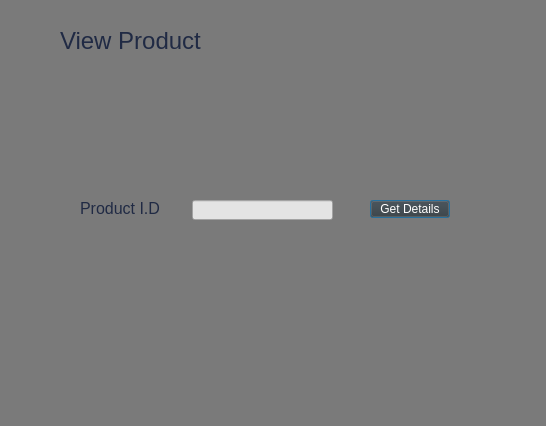
<?xml version="1.0" encoding="UTF-8"?>
<ui version="4.0">
 <class>ViewProduct</class>
 <widget class="QDialog" name="ViewProduct">
  <property name="geometry">
   <rect>
    <x>0</x>
    <y>0</y>
    <width>546</width>
    <height>426</height>
   </rect>
  </property>
  <property name="windowTitle">
   <string>Dialog</string>
  </property>
  <property name="styleSheet">
   <string notr="true">background-color: rgb(122, 122, 122);</string>
  </property>
  <widget class="QLineEdit" name="lineEdit">
   <property name="geometry">
    <rect>
     <x>192</x>
     <y>200</y>
     <width>141</width>
     <height>20</height>
    </rect>
   </property>
   <property name="styleSheet">
    <string notr="true">background-color: rgb(228, 228, 228);</string>
   </property>
  </widget>
  <widget class="QPushButton" name="pushButton">
   <property name="geometry">
    <rect>
     <x>370</x>
     <y>200</y>
     <width>80</width>
     <height>18</height>
    </rect>
   </property>
   <property name="cursor">
    <cursorShape>PointingHandCursor</cursorShape>
   </property>
   <property name="styleSheet">
    <string notr="true">background-color: rgb(55, 55, 55);
color: rgb(255, 255, 255);</string>
   </property>
   <property name="text">
    <string>Get Details</string>
   </property>
  </widget>
  <widget class="QLabel" name="label">
   <property name="geometry">
    <rect>
     <x>60</x>
     <y>30</y>
     <width>161</width>
     <height>21</height>
    </rect>
   </property>
   <property name="font">
    <font>
     <pointsize>18</pointsize>
    </font>
   </property>
   <property name="styleSheet">
    <string notr="true">color: rgb(32, 42, 68);</string>
   </property>
   <property name="text">
    <string>View Product</string>
   </property>
  </widget>
  <widget class="QLabel" name="label_2">
   <property name="geometry">
    <rect>
     <x>80</x>
     <y>200</y>
     <width>111</width>
     <height>16</height>
    </rect>
   </property>
   <property name="font">
    <font>
     <pointsize>12</pointsize>
    </font>
   </property>
   <property name="styleSheet">
    <string notr="true">color: rgb(32, 42, 68);</string>
   </property>
   <property name="text">
    <string>Product I.D</string>
   </property>
  </widget>
 </widget>
 <resources/>
 <connections/>
</ui>
